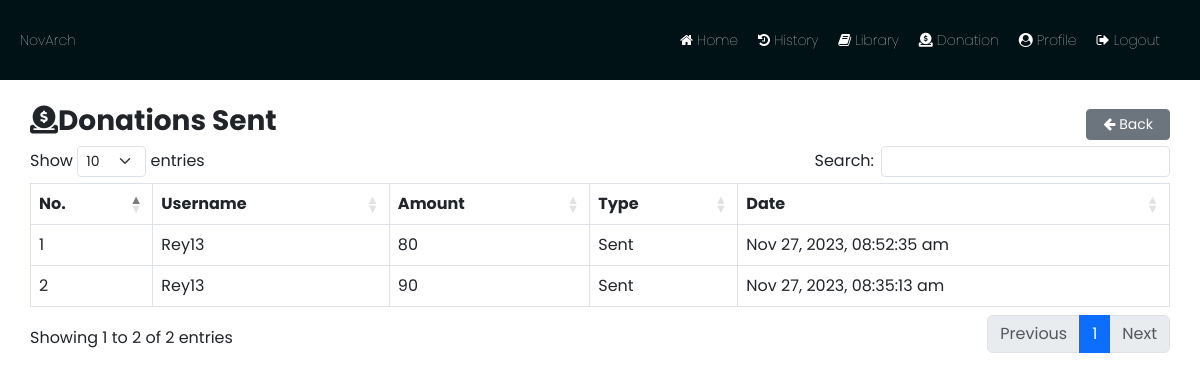
The page /donate_sent.php (signed in) on the database its author committed.
### tables this page shows
CREATE TABLE `donations` (
  `donation_id` int(11) NOT NULL,
  `author` int(11) NOT NULL,
  `donator` int(11) DEFAULT NULL,
  `name` varchar(255) NOT NULL,
  `amount` varchar(11) NOT NULL,
  `date_donate` datetime NOT NULL
);

CREATE TABLE `users` (
  `users_id` int(11) NOT NULL,
  `users_username` tinytext NOT NULL,
  `users_email` tinytext NOT NULL,
  `users_pwd` varchar(255) NOT NULL,
  `users_status` varchar(12) NOT NULL,
  `users_role` text NOT NULL
);

### donate_sent.php (the view)
<?php require_once('header.php');
$users_id = $_SESSION['userid'];
$query = "SELECT * FROM users INNER JOIN donations ON users.users_id=donations.author WHERE donations.donator='$users_id' ORDER BY date_donate DESC";
$result = mysqli_query($conn, $query);
?>
<div class="container my-4 p-0">
    <div class="d-flex justify-content-between align-items-center">
        <h3 class="text-bold"><i class="fa fa-donate"></i>Donations Sent</h3>
        <a href="donated.php" class="btn btn-secondary btn-sm px-3"><i class="fa fa-arrow-left"></i> Back</a>
    </div>
    <table class="table table-bordered" id="tables">
        <thead>
            <tr>
                <th>No.</th>
                <th>Username</th>
                <th>Amount</th>
                <th>Type</th>
                <th>Date</th>
            </tr>
        </thead>
        <tbody>
            <?php
            $index = 1;
            while ($fetch = mysqli_fetch_assoc($result)) : ?>
                <tr>
                    <td><?php echo $index;
                        $index++; ?></td>
                    <td><?= $fetch['users_username'] ?></td>
                    <td><?= $fetch['amount'] ?></td>
                    <td>Sent</td>
                    <td><?php echo date('M d, Y, h:i:s a', strtotime($fetch['date_donate'])); ?></td>
                </tr>
            <?php endwhile; ?>
        </tbody>
    </table>
</div>
<?php require_once('footer.php'); ?>

### css/newcss.css (style rules this page uses)
* { margin: 0; padding: 0; }
body { font-family: "Poppins"; }
.text-bold { font-weight: bold; }

### rows shown on the page
donations: author.users_username "Rey13", amount "80", date_donate "Nov 27, 2023, 08:52:35 am"
donations: author.users_username "Rey13", amount "90", date_donate "Nov 27, 2023, 08:35:13 am"
